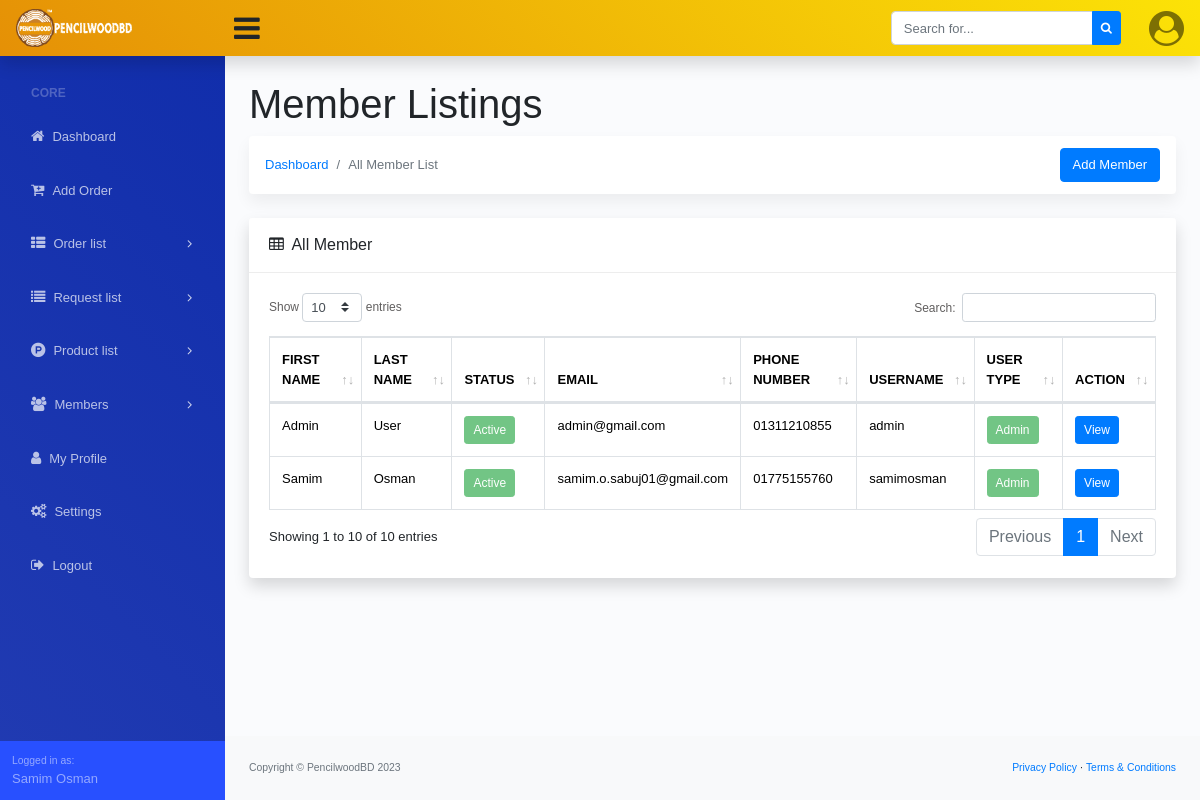
The page /member-list/ (signed in) on the database as committed earlier.
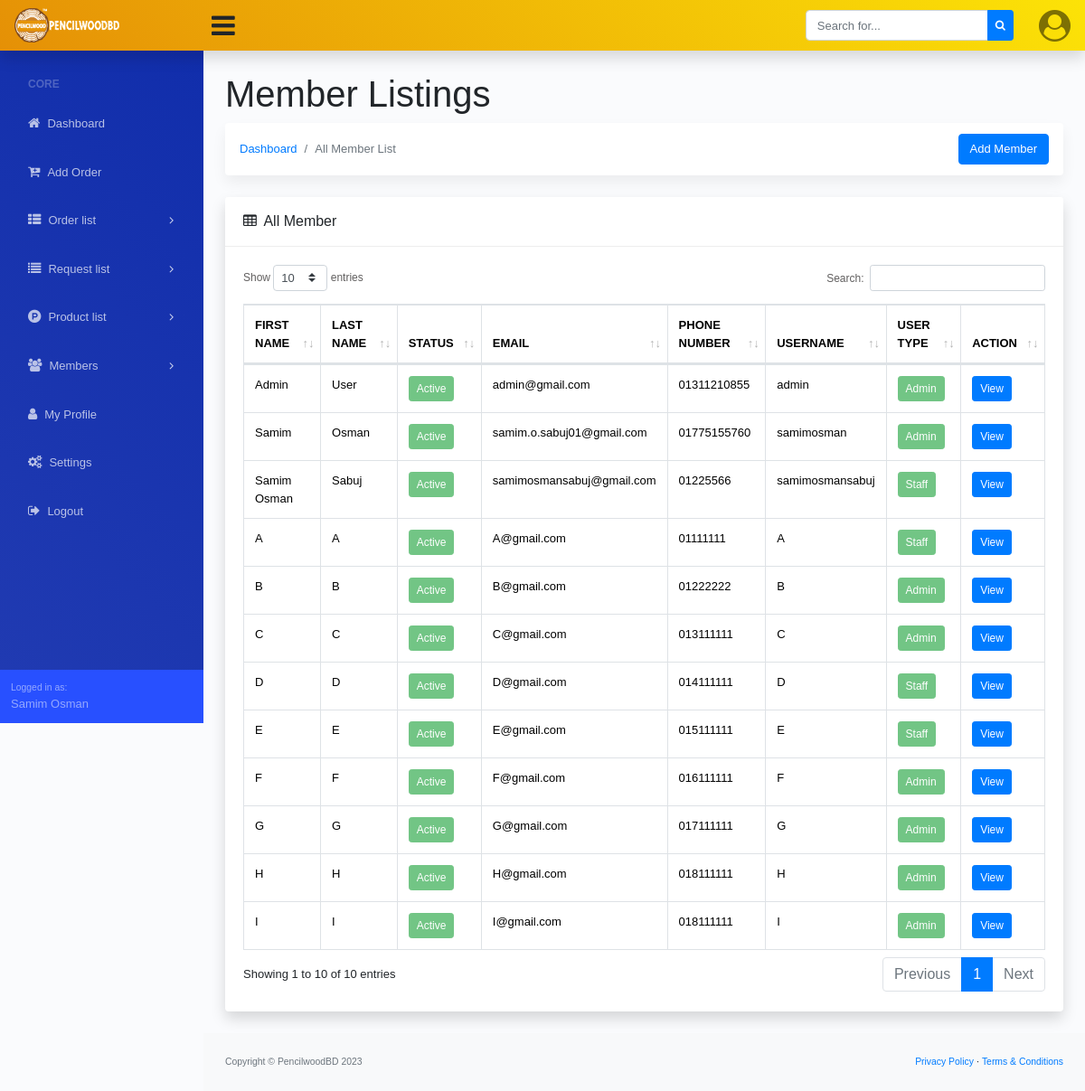
The same page on the database as committed later.
### account/models.py (models this page shows, shortened)
class Custom_User(AbstractUser):
    USER_TYPE = (
        ('Admin', 'Admin'),
        ('Staff', 'Staff'),
    )
    user_type = models.CharField(max_length=20, choices=USER_TYPE, blank=True, null=True)
    email = models.EmailField(("email address"), blank=True, unique=True)
    phone_number = models.CharField(max_length=14, blank=True, null=True)
    profile_picture = models.ImageField(upload_to='profile-picture/', blank=True, null=True)
    USERNAME_FIELD = "email"
    REQUIRED_FIELDS = ["username"]

### account/views.py (the view)
# urls.py: path('member-list/', member_list, name='member_list'),
@login_required
def member_list(request):
    member = Custom_User.objects.all()
    context = {'member': member}
    return render(request, 'account/member_list.html', context)

### dashboard/context_processor.py (called while the page is built)
def website_settings(request):
    website_setting = Site_Settings.objects.all().first()
    return {'website_setting': website_setting}

### templates/account/member_list.html (shortened to what the changed rows need)
{% extends '../base.html' %}
{% block dashboard_body %}
<main>
    <div class="container-fluid">
        <h1 class="mt-4">Member Listings</h1>
        <div class="row">
            <div class="col-xl-12">
                <div class="card mb-4">
                    <div class="card-body">
                        <div class="table-responsive">
                            <div id="dataTable_wrapper" class="dataTables_wrapper dt-bootstrap4 no-footer">
                                <div class="row">
                                    <div class="col-sm-12">
                                        <table class="table table-bordered dataTable no-footer" id="dataTable"
                                            width="100%" cellspacing="0" role="grid" aria-describedby="dataTable_info"
                                            style="width: 100%;">
                                            <thead>
                                                <tr class="text-uppercase" role="row">
                                                    <th class="sorting" tabindex="0" aria-controls="dataTable"
                                                        rowspan="1" colspan="1"
                                                        aria-label="First Name: activate to sort column ascending"
                                                        style="width: fixed;">First Name</th>
                                                    <th class="sorting" tabindex="0" aria-controls="dataTable"
                                                        rowspan="1" colspan="1"
                                                        aria-label="Last Name: activate to sort column ascending"
                                                        ">Last Name</th>
                                                    <th class="sorting" tabindex="0" aria-controls="dataTable"
                                                        rowspan="1" colspan="1"
                                                        aria-label="Status: activate to sort column ascending"
                                                        ">Status</th>
                                                    <th class="sorting" tabindex="0" aria-controls="dataTable"
                                                        rowspan="1" colspan="1"
                                                        aria-label="Email: activate to sort column ascending"
                                                        >Email</th>
                                                    <th class="sorting" tabindex="0" aria-controls="dataTable"
                                                        rowspan="1" colspan="1"
                                                        aria-label="Phone Number: activate to sort column ascending"
                                                        >Phone Number</th>
                                                    <th class="sorting" tabindex="0" aria-controls="dataTable"
                                                        rowspan="1" colspan="1"
                                                        aria-label="Username: activate to sort column ascending"
                                                        >Username</th>
                                                    <th class="sorting" tabindex="0" aria-controls="dataTable"
                                                        rowspan="1" colspan="1"
                                                        aria-label="User Type: activate to sort column ascending"
                                                        >User Type</th>
                                                    <th class="sorting" tabindex="0" aria-controls="dataTable"
                                                        rowspan="1" colspan="1"
                                                        aria-label="Action: activate to sort column ascending"
                                                        >Action</th>
                                                </tr>
                                            </thead>
                                            <tbody>
                                                {% for member in member %}
                                                <tr role="row" class="odd">
                                                    <td> {{member.first_name}} </td>
                                                    <td>{{member.last_name}}</td>
                                                    <td>
                                                        <button disabled="" type="button" class="btn btn-sm btn-success btn-round">
                                                            {% if member.is_active %}
                                                            Active
                                                            {% else %}
                                                            Inactive
                                                            {% endif %}
                                                        </button>
                                                    </td>
                                                    <td>
                                                        {{member.email}}
                                                    </td>
                                                    <td>
                                                        {{member.phone_number}}
                                                    </td>
                                                    <td>
                                                        {{member.username}}
                                                    </td>
                                                    <td>
                                                        <button disabled="" type="button" class="btn btn-sm btn-success btn-round">
                                                        {{member.user_type}}
                                                        </button>
                                                    </td>
                                                    <td>
                                                        <a href="{% url 'member_view' member.id %}" class="btn btn-primary btn-sm">
                                                            View
                                                        </a>
                                                    </td>
                                                </tr>
                                                {% endfor %}
                                            </tbody>
                                        </table>
                                    </div>
                                </div>
                            </div>
                        </div>
                    </div>
                </div>
            </div>
        </div>
    </div>
</main>
{% endblock dashboard_body %}

### templates/side_navbar.html (shortened to what this page needs)
{% url 'dashboard' as admin_dashboard_url %}
<nav class="sb-sidenav accordion sb-sidenav-dark" id="sidenavAccordion">
    <div class="sb-sidenav-menu">
        <div class="nav">
            <div class="sb-sidenav-menu-heading">Core</div>
            <a class="nav-link Active" href="{{admin_dashboard_url}}">
                <div class="sb-nav-link-icon"><i class="fa fa-home"></i></div>
                Dashboard
            </a>
            <a class="nav-link Active" href="{% url 'add_new_order' %}">
                <div class="sb-nav-link-icon"><i class="fa fa-cart-plus"></i></div>
                Add Order
            </a>
            <a class="nav-link collapsed" href="#" data-toggle="collapse" data-target="#collapseOrder"
                aria-expanded="false" aria-controls="collapseOrder">
                <div class="sb-nav-link-icon"><i class="fa fa-th-list"></i></div>
                Order list
                <div class="sb-sidenav-collapse-arrow"><i class="fa fa-angle-down"></i></div>
            </a>
            <a class="nav-link collapsed" href="#" data-toggle="collapse" data-target="#collapseRequest"
                aria-expanded="false" aria-controls="collapseRequest">
                <div class="sb-nav-link-icon"><i class="fa fa-list"></i></div>
                Request list
                <div class="sb-sidenav-collapse-arrow"><i class="fa fa-angle-down"></i></div>
            </a>
            <a class="nav-link collapsed" href="#" data-toggle="collapse" data-target="#collapseProduct"
                aria-expanded="false" aria-controls="collapseProduct">
                <div class="sb-nav-link-icon"><i class="fa fa-product-hunt"></i></div>
                Product list
                <div class="sb-sidenav-collapse-arrow"><i class="fa fa-angle-down"></i></div>
            </a>
            {% if request.user.user_type == 'Admin' %}
            <a class="nav-link collapsed" href="#" data-toggle="collapse" data-target="#collapseMembers"
                aria-expanded="false" aria-controls="collapseMembers">
                <div class="sb-nav-link-icon"><i class="fa fa-users"></i></div>
                Members
                <div class="sb-sidenav-collapse-arrow"><i class="fa fa-angle-down"></i></div>
            </a>
            {% endif %}
            <a class="nav-link Active" href="{% url 'my_profile' %}">
                <div class="sb-nav-link-icon"><i class="fa fa-user"></i></div>
                My Profile
            </a>
            {% if request.user.user_type == 'Admin' %}
            <a class="nav-link Active" href="{% url 'settings' %}">
                <div class="sb-nav-link-icon"><i class="fa fa-gears"></i></div>
                Settings
            </a>
            {% endif %}
            <a class="nav-link" href="{% url 'logout' %}">
                <div class="sb-nav-link-icon"><i class="fa fa-sign-out"></i></div>
                Logout
            </a>
        </div>
    </div>
    <div class="sb-sidenav-footer">
        <div class="small">Logged in as:</div>
        {{request.user.first_name}} {{request.user.last_name}}
    </div>
</nav>

Rows that differ between the two databases and show on the page:
added Custom_User: first_name "Samim Osman", last_name "Sabuj", is_active "Active", email "samimosmansabuj@gmail.com", phone_number "01225566", username "samimosmansabuj", user_type "Staff"
added Custom_User: first_name "A", last_name "A", is_active "Active", email "A@gmail.com", phone_number "01111111", username "A", user_type "Staff"
added Custom_User: first_name "B", last_name "B", is_active "Active", email "B@gmail.com", phone_number "01222222", username "B", user_type "Admin"
added Custom_User: first_name "C", last_name "C", is_active "Active", email "C@gmail.com", phone_number "013111111", username "C", user_type "Admin"
added Custom_User: first_name "D", last_name "D", is_active "Active", email "D@gmail.com", phone_number "014111111", username "D", user_type "Staff"
added Custom_User: first_name "E", last_name "E", is_active "Active", email "E@gmail.com", phone_number "015111111", username "E", user_type "Staff"
added Custom_User: first_name "F", last_name "F", is_active "Active", email "F@gmail.com", phone_number "016111111", username "F", user_type "Admin"
added Custom_User: first_name "G", last_name "G", is_active "Active", email "G@gmail.com", phone_number "017111111", username "G", user_type "Admin"
added Custom_User: first_name "H", last_name "H", is_active "Active", email "H@gmail.com", phone_number "018111111", username "H", user_type "Admin"
added Custom_User: first_name "I", last_name "I", is_active "Active", email "I@gmail.com", phone_number "018111111", username "I", user_type "Admin"
